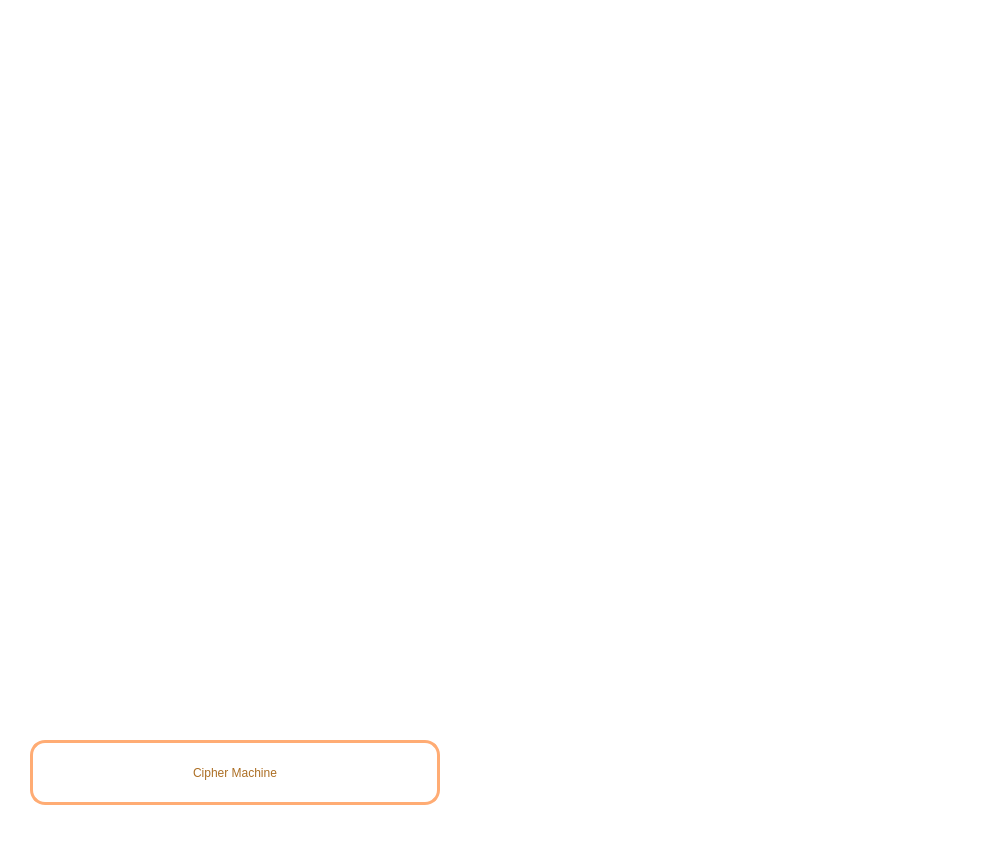
<?xml version="1.0" encoding="UTF-8"?>
<ui version="4.0">
 <class>Dialog</class>
 <widget class="QDialog" name="Dialog">
  <property name="geometry">
   <rect>
    <x>0</x>
    <y>0</y>
    <width>1000</width>
    <height>850</height>
   </rect>
  </property>
  <property name="windowTitle">
   <string>Dialog</string>
  </property>
  <property name="styleSheet">
   <string notr="true">background-color: #ffffff</string>
  </property>
  <widget class="QPushButton" name="enigmaBut_2">
   <property name="geometry">
    <rect>
     <x>30</x>
     <y>740</y>
     <width>410</width>
     <height>65</height>
    </rect>
   </property>
   <property name="styleSheet">
    <string notr="true">QPushButton {
	font: 700 11pt &quot;MS Shell Dlg 2&quot;;
	border: none;
	border-left 2px solid transparent;
	border-radius: 15px; 
	background-color: #fffff;
	border: 3px solid #ffac74;
	color: #ac6e23;
}

QPushButton:hover {
	background-color: #ffdab5;
}

QPushButton:pressed {
	background-color: #e69b69;
	color: #fff;
}
</string>
   </property>
   <property name="text">
    <string>Cipher Machine</string>
   </property>
  </widget>
 </widget>
 <resources/>
 <connections/>
</ui>
